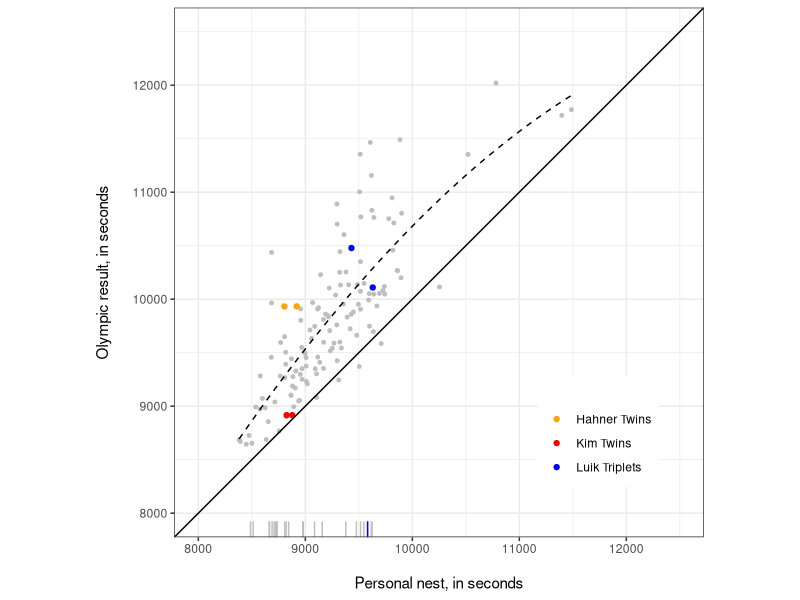
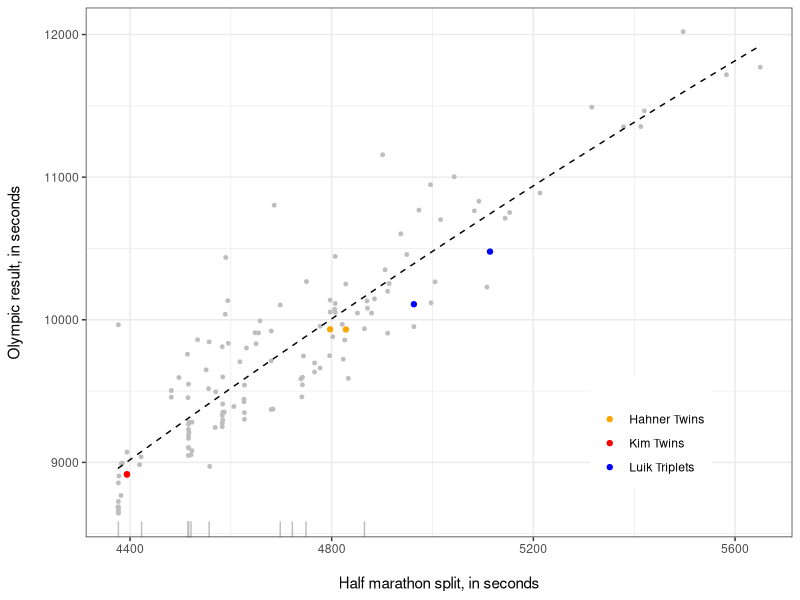
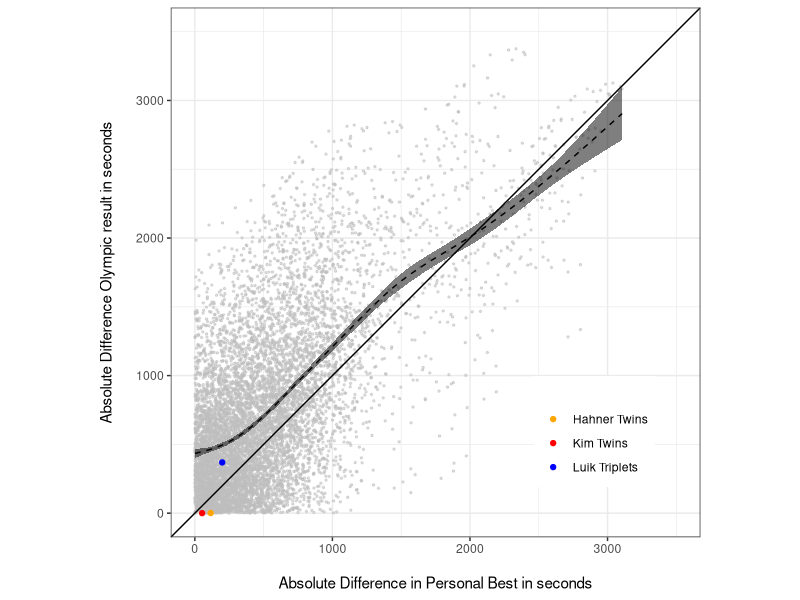
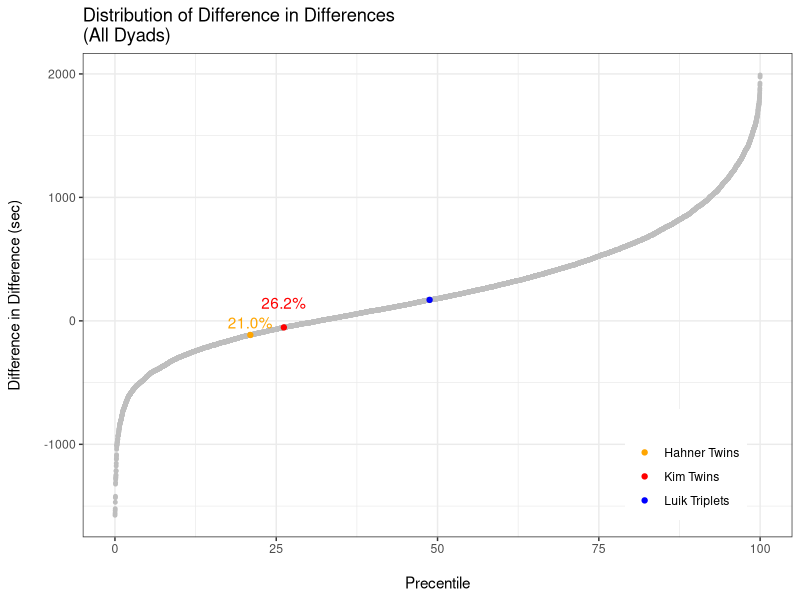
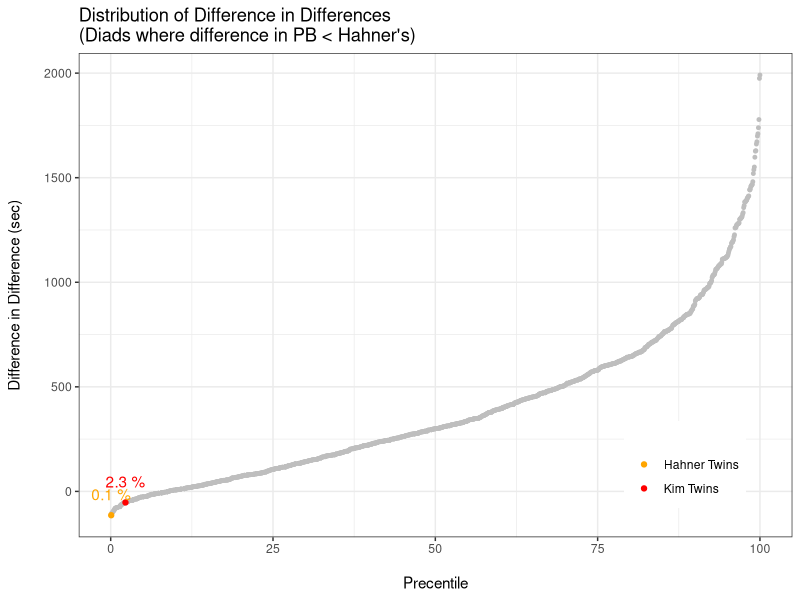
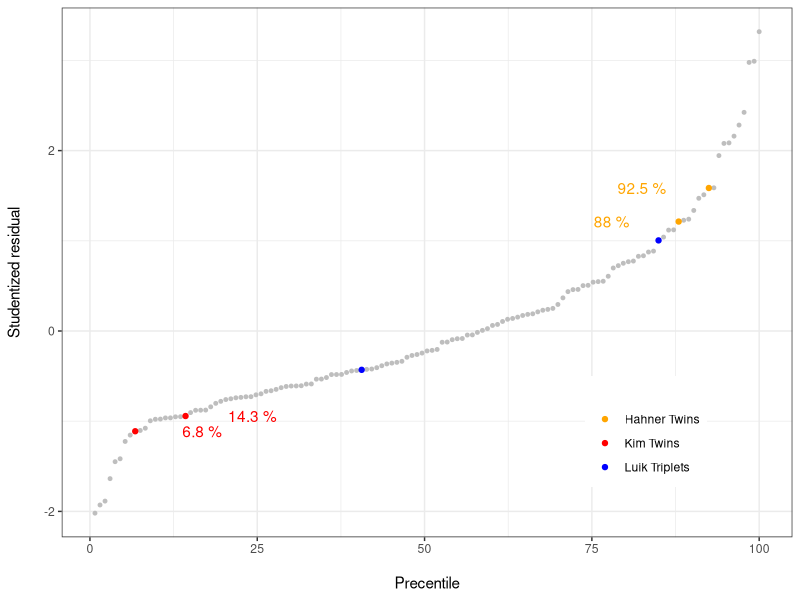
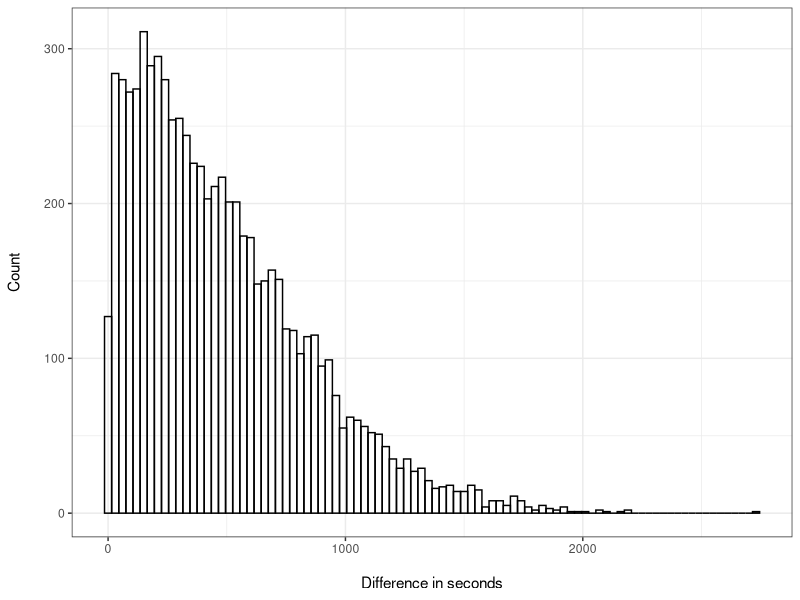
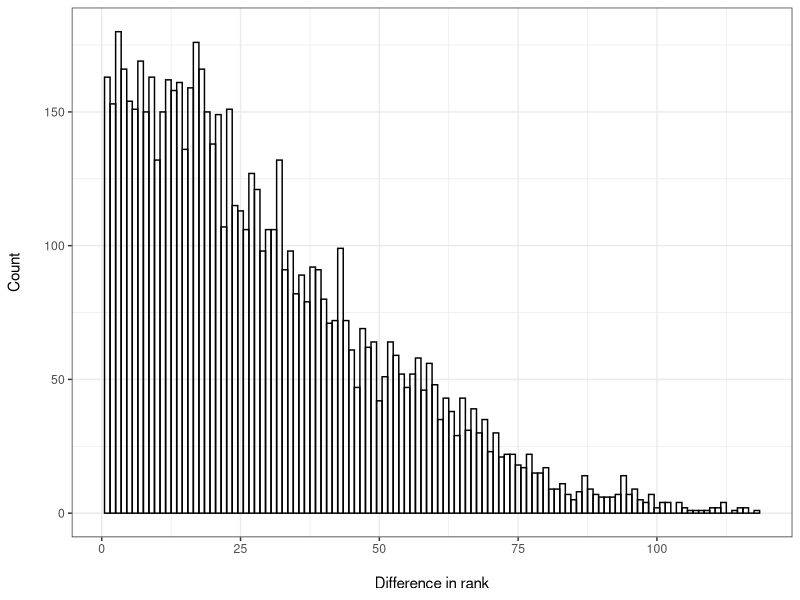

These charts were generated, in order, by the following R code:
library(MASS)
library(tidyverse)
library(lubridate)
library(stringr)
df <- read.csv("data/times.csv", stringsAsFactors = FALSE) %>% tbl_df()

# Remove Irvette Van Zyl, since she did not start the race due to
# injury.  Her bib number is 1172.
df <- df[df$BIB != 1172,]

# Remove slowest PBs with the assumption that these are different
# df <- df[df$PB < 10000,]

pdf("plots/scatter_plot.pdf", height = 5,  width = 5)
ggplot(aes(y=FINAL, x=PB), data = df) + 
  geom_point(size = 1, colour = "gray") + 
  geom_point(data = df[!is.na(df$TWINS),], aes( col = TWINS)) +
  geom_smooth(method = "lm", formula = y ~ x + I(x^2), colour = "black", alpha = .5, size = .5, linetype = "dashed", fill = "black", se = FALSE) + 
  geom_abline(intercept = 0, slope =1) +
  geom_rug(data = df[is.na(df$FINAL),], aes(x = PB), colour = "gray") +
  geom_rug(data = df[is.na(df$FINAL) & df$TWINS == "Luik Triplets",], aes(x = PB), colour = "blue") +
  coord_fixed(xlim = c(8000,12500), ylim = c(8000,12500)) +
  ylab("Olympic result, in seconds\n") + 
  xlab("\nPersonal nest, in seconds") + 
    ##  ggtitle("Distribution of Y | X") +
  scale_color_manual(values = c("orange", "red", "blue", "gray"), name = "") +
  theme_bw() +
  theme(legend.position = c(.8,.2))
dev.off()

## make scatter plot for half marathon split
pdf("plots/scatter_plot_half.pdf", height = 5,  width = 5)
df2use <- filter(df, !is.na(SPLIT_HALF))
ggplot(aes(y = FINAL, x = SPLIT_HALF), data = df2use) +
    geom_point(size = 1, colour = "gray") + 
    geom_point(data = df2use[!is.na(df2use$TWINS),], aes( col = TWINS)) +
    geom_smooth(method = "lm", formula = y ~ x + I(x^2), colour = "black", alpha = .5, size = .5, linetype = "dashed", fill = "black", se = FALSE) + 
    ## geom_abline(intercept = 0, slope = 1) +
    geom_rug(data = df2use[is.na(df2use$FINAL),], aes(x = SPLIT_HALF), colour = "gray") +
    geom_rug(data = df2use[is.na(df2use$FINAL) & df2use$TWINS == "Luik Triplets",], aes(x = PB), colour = "blue") +
    ##    coord_fixed(xlim = c(4000, 6000), ylim = c(8500, 12500)) +
    ylab("Olympic result, in seconds\n") + 
    xlab("\nHalf marathon split, in seconds") + 
    ##  ggtitle("Distribution of Y | X") +
    scale_color_manual(values = c("orange", "red", "blue", "gray"), name = "") +
    theme_bw() +
    theme(legend.position = c(0.8, 0.2))
dev.off()



nms <- df$ATHLETE
pb <- df$PB
result <- df$FINAL
rank <- min_rank(df$FINAL)
name_i <- vector()
name_j <- vector()
pb_diff <- vector()
result_diff <- vector()
consecutive <- vector()
k = 1
a = 1
for(i in 1:length(pb)){
  for(j in a:length(result)){
    name_i[k] = nms[i]
    name_j[k] = nms[j]
    pb_diff[k] = pb[i] - pb[j]
    result_diff[k] = result[i] - result[j]
    consecutive[k] = ifelse(abs(rank[i] - rank[j]) == 1, T, F) 
    k = k + 1
  }
  a = a + 1 
}


df2 <- data_frame(name_i, name_j, pb_diff, result_diff, diff_in_diff = abs(result_diff) - abs(pb_diff), consecutive)

df2$twins <- ifelse(df2$name_i == "Anna Hahner" & df2$name_j == "Lisa Hahner", "Hahner Twins",
                    ifelse(df2$name_i == "Hye-Gyong Kim" & df2$name_j == "Hye-Song Kim", "Kim Twins",
                           ifelse(df2$name_i == "Leila Luik" & df2$name_j == "Lily Luik", "Luik Triplets", NA)))


df2b <- df2 %>% filter(name_i != name_j, !is.na(diff_in_diff)) %>% arrange(diff_in_diff)

pdf("plots/diff_in_diff_scatter_plot.pdf", height = 5,  width = 5)
ggplot(aes(y=abs(result_diff), x=abs(pb_diff)), data = df2b) + 
  geom_point(size = .5, colour = "gray", alpha = .5) + 
  geom_point(data = df2b[!is.na(df2b$twins),], aes( col = twins)) +
  geom_smooth( colour = "black", alpha = .5, size = .5, linetype = "dashed", fill = "black") + 
  geom_abline(intercept = 0, slope =1) +
  #geom_rug(data = df[is.na(df$FINAL),], aes(x = PB), colour = "gray") +
  #geom_rug(data = df[is.na(df$FINAL) & df$TWINS == "Luik Triplets",], aes(x = PB), colour = "blue") +
  coord_fixed(xlim = c(0,3500), ylim = c(0,3500)) +
  ylab("Absolute Difference Olympic result in seconds\n") + 
  xlab("\nAbsolute Difference in Personal Best in seconds") + 
  #ggtitle("Among all dyadic combinations") +
  scale_color_manual(values = c("orange", "red", "blue", "gray"), name = "") +
  theme_bw() +
  theme(legend.position = c(.8,.2))
dev.off()


pdf("plots/diff_in_diff_1.pdf", height = 5, width = 5)
df2b <- df2b %>% mutate(PERCENTILE = cume_dist(diff_in_diff)*100 )
ggplot(df2b, aes(PERCENTILE,diff_in_diff)) + 
  geom_point(size = 1, colour = "gray") + 
  geom_point(data = na.omit(df2b), aes( col = twins)) + 
  geom_text(data = df2b[df2b$twins == "Hahner Twins",], aes(label =  paste0(formatC(round(PERCENTILE,1), format = "f", flag = "0", digits = 1 ), "%")), nudge_y = 100, colour = "orange") +
  geom_text(data = df2b[df2b$twins == "Kim Twins",], aes(label = paste0(formatC(round(PERCENTILE,1), format = "f", flag = "0", digits = 1 ), "%")), nudge_y = 200, colour = "red") +
  ggtitle("Distribution of Difference in Differences\n(All Dyads)") +
  ylab("Difference in Difference (sec)\n") +
  xlab("\nPrecentile") + 
  scale_color_manual(values = c("orange", "red", "blue", "gray"), name = "") +
  theme_bw() +
  theme(legend.position = c(.85,.15))
dev.off()

pdf("plots/diff_in_diff_2.pdf", height = 5, width = 5)
h_diff <- df2b$pb_diff[df2b$twins == "Hahner Twins" & !is.na(df2b$twins)]
df2c <- df2b %>% filter(abs(pb_diff) <= abs(h_diff)) %>% mutate(PERCENTILE = cume_dist(diff_in_diff)*100 )
ggplot(df2c, aes(PERCENTILE,diff_in_diff)) + 
  geom_point(size = 1, colour = "gray") + 
  geom_point(data = na.omit(df2c), aes( col = twins)) + 
  geom_text(data = df2c[df2c$twins == "Hahner Twins",], aes(label = paste(round(PERCENTILE,1),"%")), nudge_y = 100, colour = "orange") +
  geom_text(data = df2c[df2c$twins == "Kim Twins",], aes(label = paste(round(PERCENTILE,1),"%")), nudge_y = 100, colour = "red") +
  ggtitle("Distribution of Difference in Differences\n(Diads where difference in PB < Hahner's)") +
  ylab("Difference in Difference (sec)\n") +
  xlab("\nPrecentile") + 
  scale_color_manual(values = c("orange", "red", "blue", "gray"), name = "") +
  theme_bw() +
  theme(legend.position = c(.85,.15))
dev.off()

# Plot Studentized Residuals

fit <- lm(FINAL ~ PB + I(PB^2), data = df)
dta <- data.frame( df[!is.na(df$FINAL), c("ATHLETE", "TWINS")], STUD_RESID =  rstudent(fit) )
dta <- arrange(dta, STUD_RESID)
dta <- dta %>% mutate(PERCENTILE = cume_dist(STUD_RESID)*100 )

pdf("plots/studentized_residuals.pdf", height = 5, width = 5)
ggplot(dta, aes(PERCENTILE,STUD_RESID)) + 
  geom_point(size = 1, colour = "gray") + 
  geom_point(data = na.omit(dta), aes( col = TWINS)) + 
  geom_text(data = dta[dta$TWINS == "Hahner Twins",], aes(label = paste(round(PERCENTILE,1),"%")), nudge_x = -10, colour = "orange") +
  geom_text(data = dta[dta$TWINS == "Kim Twins",], aes(label = paste(round(PERCENTILE,1),"%")), nudge_x = 10, colour = "red") +
##  ggtitle("Distribution of Studentized Residuals") +
  ylab("Studentized residual\n") +
  xlab("\nPrecentile") + 
  scale_color_manual(values = c("orange", "red", "blue", "gray"), name = "") +
  theme_bw() +
  theme(legend.position = c(.8,.2))
dev.off()

# Calculate the percent of runners who did not finish.
# (includes women who did not start)
dnf_rate <- sum(is.na(df$FINAL))/length(df$FINAL)

# Estimate linear relationship between personal best and marathon result, excluding twins.
m <- lm(FINAL ~ PB + I(PB^2), data = df[is.na(df$TWINS),])

# Store the total number of runners, N
N <- length(df$PB)

# Save the vector of personal bests
x <- df$PB

# Create data frame to capture simulation output
sim_df <- data_frame(ATHLETE = df$ATHLETE)

# Set seed
set.seed(14252345)

# Set total number of sims
total_sims <- 10000

# Begin simulation
for (i in 1:total_sims){
  
  # Determine whether each runner finishes given the dnf rate
  dnf <- sample(x = c(F,T), size = N, replace = T, prob = c(1-dnf_rate, dnf_rate) )
  
  # Draw each runner's result from a multivariate normal distribution with 
  # mean Beta and sigma equal to the variance-covariance of Beta
  # Draw an error term from a normal distibution with standard deviation equal 
  # to the standard deviation of the model residuals.
  B <- mvrnorm(n = 1, mu = coef(m), Sigma =  vcov(m))
  e <- rnorm(n = N, mean = 0, sd = summary(m)$sigma)
  
  # Remove the results of those that did not finish
  y_hat <- ifelse(dnf, NA, B[1] + x*B[2] + x^2*B[3] +  e )
  

  # Collect the results
  sim_df[[paste0(i)]] <- y_hat
  
}

sim_df <- sim_df %>% gather(SIM, YHAT, -ATHLETE, convert = T) %>% group_by(SIM) %>% mutate(RANK = min_rank(YHAT))


# Compare Anna to Lisa
#
anna <- df %>% filter(ATHLETE == "Anna Hahner")
anna_sim <- sim_df %>% filter(ATHLETE == "Anna Hahner")

lisa <- df %>% filter(ATHLETE == "Lisa Hahner")
lisa_sim <- sim_df %>% filter(ATHLETE == "Lisa Hahner")

hahner_dist <- abs(anna_sim$YHAT - lisa_sim$YHAT) <= abs(anna$FINAL - lisa$FINAL)
hahner_dist <- ifelse(is.na(hahner_dist), FALSE, hahner_dist)

hahner_rank <- abs(anna_sim$RANK - lisa_sim$RANK) <= 1
hahner_rank <- ifelse(is.na(hahner_rank), FALSE, hahner_rank)

pct_less_than_hahner <- sum(hahner_dist)/length(hahner_dist)
pct_consecutive_hahner <- sum(hahner_rank)/length(hahner_rank)

hahner_df <- data_frame(time_diff = abs(anna_sim$YHAT - lisa_sim$YHAT), rank_diff =  abs(anna_sim$RANK - lisa_sim$RANK))

pdf("plots/simulated_time.pdf", height = 5, width = 5)
ggplot(hahner_df, aes(time_diff)) + 
  geom_histogram(binwidth = 30, colour = "black", fill = NA) +
  xlab("\nDifference in seconds") +
  ylab("Count\n") +
#  ggtitle("\nSimulated final time") +
  theme_bw()
dev.off()

pdf("plots/simulated_rank.pdf", height = 5, width = 5)
ggplot(hahner_df, aes(rank_diff)) + 
  geom_histogram(binwidth = 1, colour = "black", fill = NA) +
  xlab("\nDifference in rank") +
  ylab("Count\n") +
#  ggtitle("\nSimulated final rank") +
  theme_bw()
dev.off()


# Compare Gyong to Song
#
gyong_sim <- sim_df %>% filter(ATHLETE == "Hye-Gyong Kim")
gyong <- df %>% filter(ATHLETE == "Hye-Gyong Kim")

song_sim <-  sim_df %>% filter(ATHLETE == "Hye-Song Kim")
song <-  df %>% filter(ATHLETE == "Hye-Song Kim")

kim_dist <- abs(gyong_sim$YHAT - song_sim$YHAT) <= abs(gyong$FINAL - song$FINAL)
kim_dist <- ifelse(is.na(kim_dist), FALSE, kim_dist)

kim_rank <- abs(gyong_sim$RANK - song_sim$RANK) <= 1
kim_rank <- ifelse(is.na(kim_rank), FALSE, kim_rank)

pct_less_than_kim <- sum(kim_rank)/length(kim_rank)
pct_consecutive_kim <- sum(kim_rank)/length(kim_rank)

pct_consecutive_hahner_and_kim <- sum(hahner_rank & kim_rank)/length(hahner_rank & kim_rank)

# Calculate the percent of the races where the twins placed in consecutive order.

cat("The race was simulated", total_sims, "times.")
cat("The Hahner twins place consecutively in ", round(pct_consecutive_hahner*100, 2), "% of the simulations.", sep = "")
cat("The Kim twins place consecutively in ", round(pct_consecutive_kim*100, 2), "% of the simulations.", sep = "")
cat("Both the Hahner and Kim twins place consecutively in ", round(pct_consecutive_hahner_and_kim*100, 2), "% of the simulations.", sep = "")




# time <- c("SPLIT_5K", "SPLIT_10K","SPLIT_15K", "SPLIT_20K", "SPLIT_HALF", "SPLIT_25K", "SPLIT_30K", "SPLIT_35K", "SPLIT_40K", "FINAL")
# dist <- c(5, 10, 15, 20, 42.195/2, 25, 30, 35, 40, 42.195)
# td <- data.frame(time, dist, stringsAsFactors = F)
# df2 <- df %>% tbl_df %>% gather(time, value, SB:FINAL) %>% filter(str_detect(time, "SPLIT")) %>% left_join(td, by = "time")
# df2 <- df2 %>% group_by(time) %>% mutate(std_value = (value - mean(value, na.rm = T))/sd(value, na.rm = T) )
# ggplot(df2 %>% filter(!is.na(TWINS)), aes(dist, std_value, group = ATHLETE, colour = TWINS)) + geom_point()
